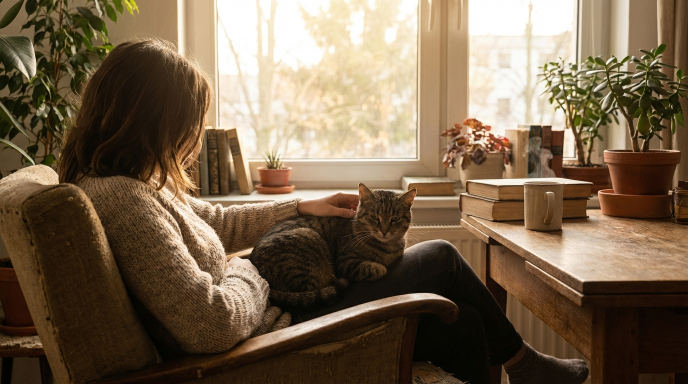
#> input picture agents/video-auto/slides/slide_02.png, 1376 x 768 px, found by its file name (shown at 1/2 size); its folder holds only this picture in this run
$ python gen_grid.py
#> lines starting #> are read from the running program, lines starting #| are printed output that depends on the picture
from PIL import Image
import os

slides_dir = "/workspace/agents/video-auto/slides"
output_dir = "/workspace/agents/video-auto/video"
os.makedirs(output_dir, exist_ok=True)

images = sorted([f for f in os.listdir(slides_dir) if f.endswith('.png')])
print(f"Found {len(images)} slides: {images}")

w, h = 1920, 1080
cols = 3
rows = (len(images) + cols - 1) // cols

canvas = Image.new('RGB', (w * cols, h * rows), (10, 10, 26))
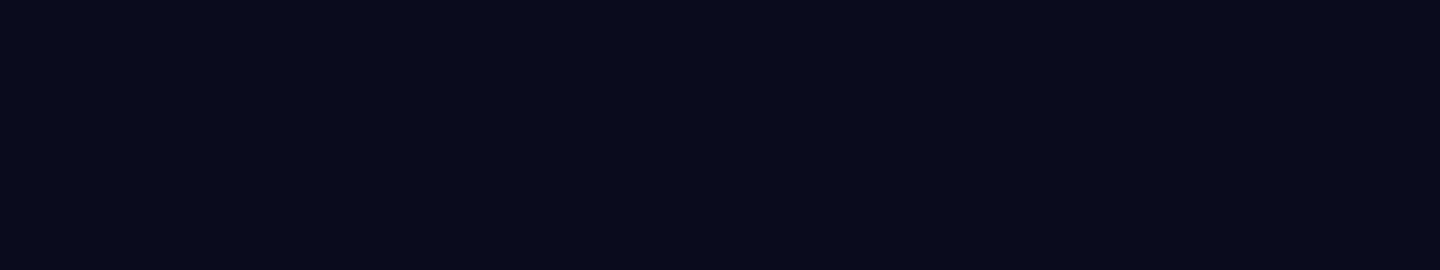
#> canvas: PIL image 5760x1080 RGB (shown at 1/4 size); mean R, G, B 10, 10, 26

for i, img_name in enumerate(images):
    img_path = f"{slides_dir}/{img_name}"
    try:
        img = Image.open(img_path).convert('RGB')
#> img is the input picture: PIL image 1376x768 RGB; mean R, G, B 118.8, 99.7, 77.1
        img_ratio = img.width / img.height
#> img_ratio = 1.79
        cell_ratio = w / h
        if img_ratio > cell_ratio:
            new_w, new_h = w, int(w / img_ratio)
#> new_w = 1920; new_h = 1071
        else:
            new_w, new_h = int(h * img_ratio), h
        img = img.resize((new_w, new_h), Image.LANCZOS)
#> img: PIL image 1920x1071 RGB
        x = (w - new_w) // 2
#> x = 0
        y = (h - new_h) // 2
#> y = 4
        row, col = i // cols, i % cols
        canvas.paste(img, (col * w + x, row * h + y))
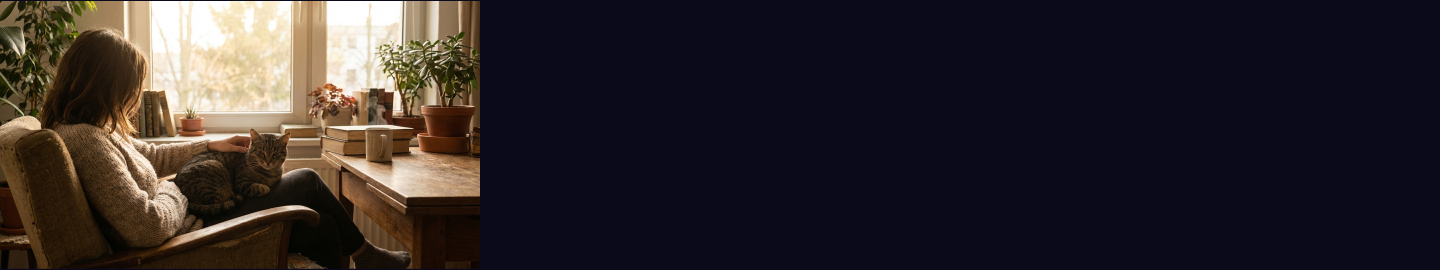
#> canvas: PIL image 5760x1080 RGB (shown at 1/4 size); mean R, G, B 46, 39.6, 42.9
        print(f"  Added {i+1}: {img_name}")
    except Exception as e:
        print(f"  Error {img_name}: {e}")

grid_path = f"{slides_dir}/slides_grid.png"
canvas.save(grid_path, "PNG")
print(f"Grid saved: {grid_path} ({canvas.width}x{canvas.height})")
#| Grid saved: /workspace/agents/video-auto/slides/slides_grid.png (5760x1080)

video_grid_path = f"{output_dir}/slides_grid.png"
canvas.save(video_grid_path, "PNG")
print(f"Copied to: {video_grid_path}")

$ run again, on agents/video-auto/slides/slide_06.png
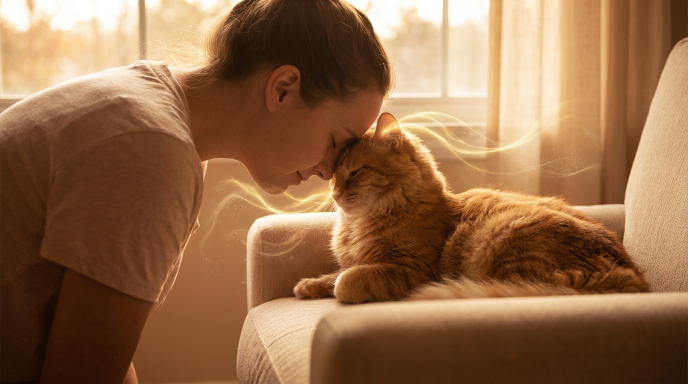
#> input picture agents/video-auto/slides/slide_06.png, 1376 x 768 px, found by its file name (shown at 1/2 size)
#> img is the input picture: PIL image 1376x768 RGB; mean R, G, B 147, 106.3, 73.8
#> img: PIL image 1920x1071 RGB
#> `canvas.paste(img, (col * w + x, row * h + y))`:
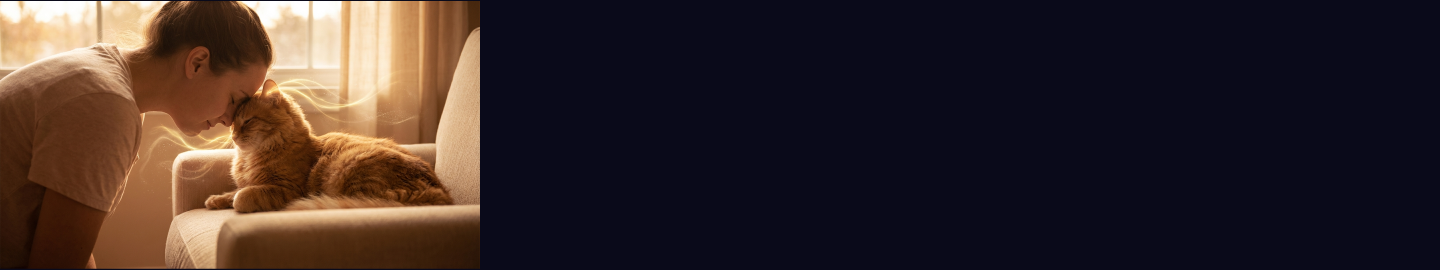
#> canvas: PIL image 5760x1080 RGB (shown at 1/4 size); mean R, G, B 55.3, 41.8, 41.8
#| Grid saved: /workspace/agents/video-auto/slides/slides_grid.png (5760x1080)

$ run again, on agents/video-auto/slides/slide_07.png
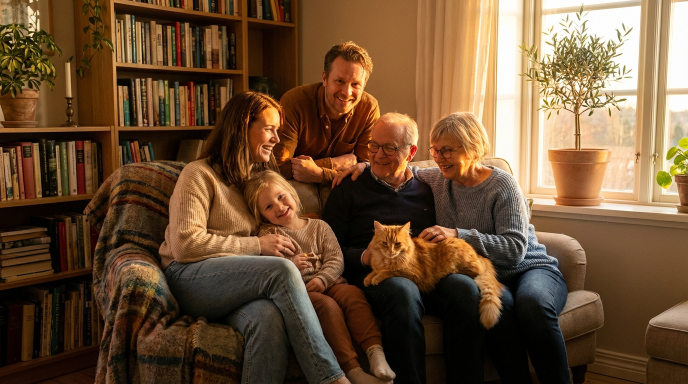
#> input picture agents/video-auto/slides/slide_07.png, 1376 x 768 px, found by its file name (shown at 1/2 size)
#> img is the input picture: PIL image 1376x768 RGB; mean R, G, B 107.9, 79.5, 52.7
#> img: PIL image 1920x1071 RGB
#> `canvas.paste(img, (col * w + x, row * h + y))`:
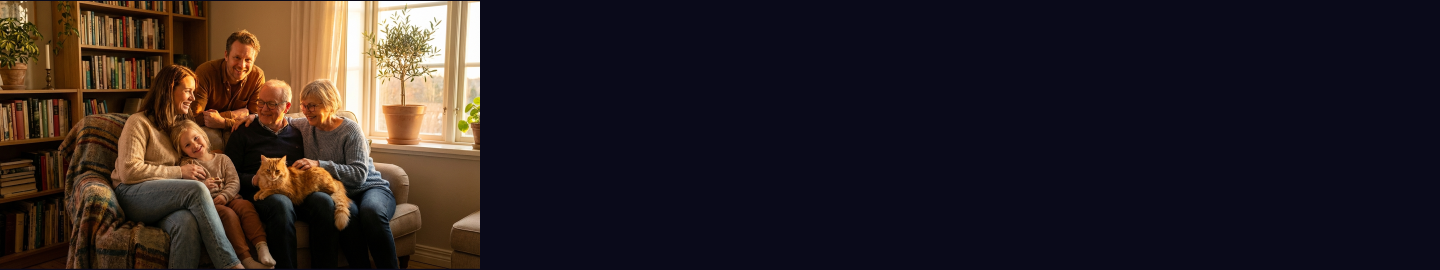
#> canvas: PIL image 5760x1080 RGB (shown at 1/4 size); mean R, G, B 42.4, 33, 34.8
#| Grid saved: /workspace/agents/video-auto/slides/slides_grid.png (5760x1080)

$ run again, on agents/video-auto/slides/slide_08.png
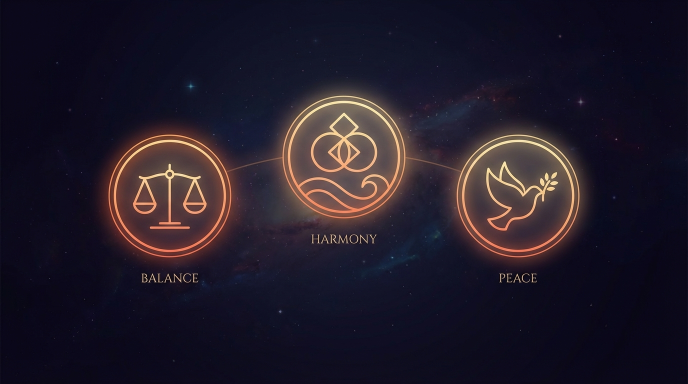
#> input picture agents/video-auto/slides/slide_08.png, 1376 x 768 px, found by its file name (shown at 1/2 size)
#> img is the input picture: PIL image 1376x768 RGB; mean R, G, B 34.3, 27.2, 40.5
#> img: PIL image 1920x1071 RGB
#> `canvas.paste(img, (col * w + x, row * h + y))`:
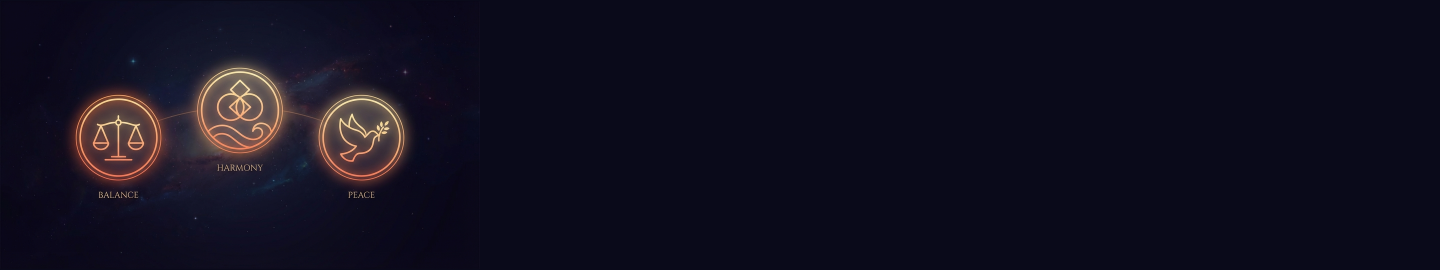
#> canvas: PIL image 5760x1080 RGB (shown at 1/4 size); mean R, G, B 18, 15.7, 30.8
#| Grid saved: /workspace/agents/video-auto/slides/slides_grid.png (5760x1080)

$ run again, on agents/video-auto/slides/slide_03.png
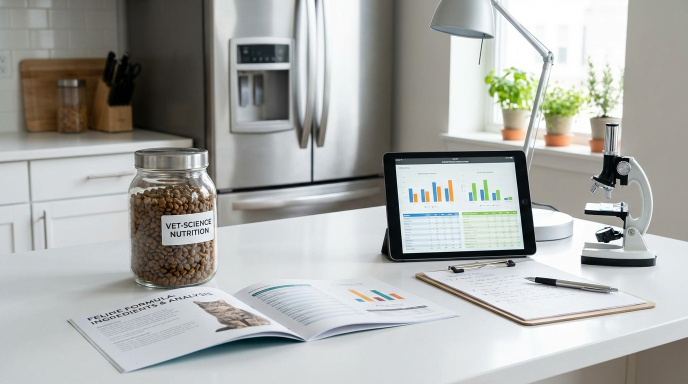
#> input picture agents/video-auto/slides/slide_03.png, 1376 x 768 px, found by its file name (shown at 1/2 size)
#> img is the input picture: PIL image 1376x768 RGB; mean R, G, B 169.1, 170.3, 167.5
#> img: PIL image 1920x1071 RGB
#> `canvas.paste(img, (col * w + x, row * h + y))`:
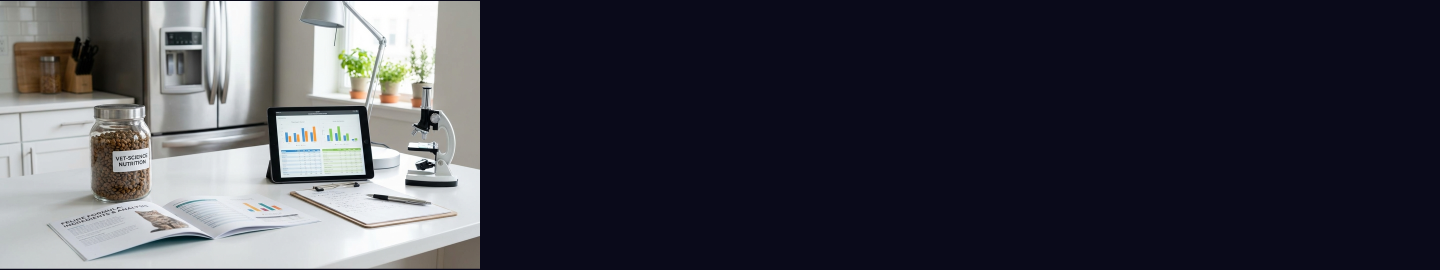
#> canvas: PIL image 5760x1080 RGB (shown at 1/4 size); mean R, G, B 62.6, 63, 72.8
#| Grid saved: /workspace/agents/video-auto/slides/slides_grid.png (5760x1080)
